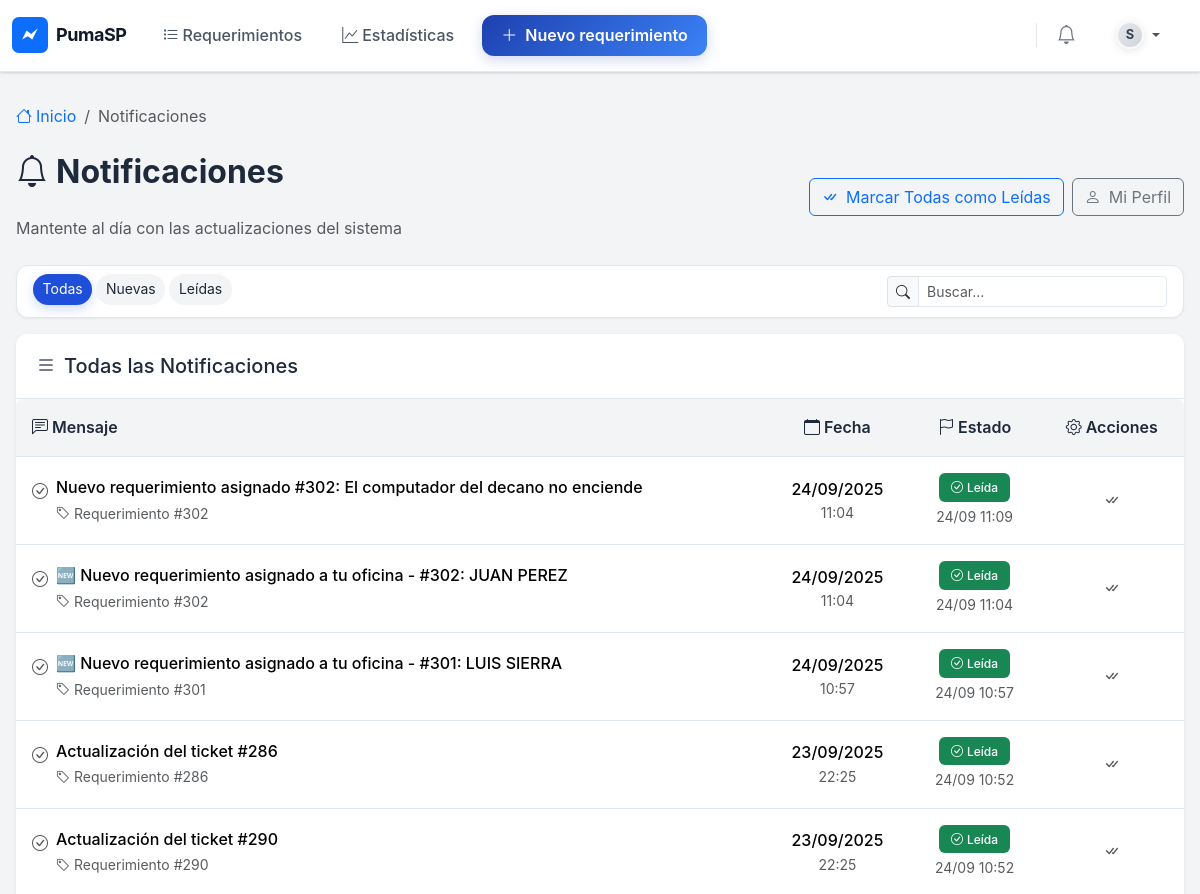
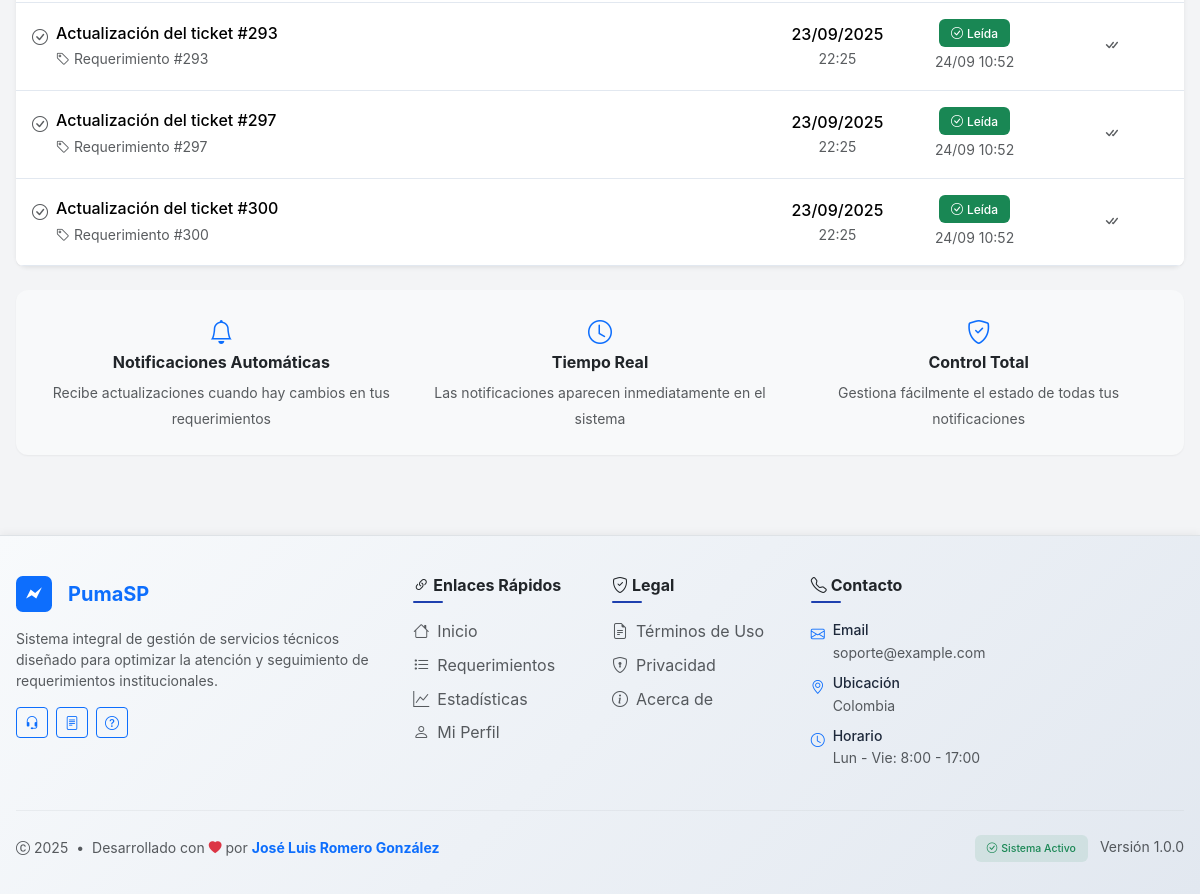
The page /accounts/notifications/ (signed in) on the database its author committed (2 pictures, top to bottom).
### accounts/models.py (models this page shows, shortened)
class Notification(models.Model):
	recipient = models.ForeignKey('accounts.CustomUser', on_delete=models.CASCADE, related_name='notifications')
	ticket = models.ForeignKey('tickets.Ticket', on_delete=models.CASCADE, null=True, blank=True)
	text = models.CharField(max_length=255)
	created_at = models.DateTimeField(auto_now_add=True)
	read_at = models.DateTimeField(null=True, blank=True)
	class Meta:
		ordering = ['-created_at']

### accounts/views.py (the view)
# urls.py: path('notifications/', views.notifications_list, name='notifications_list'),
@login_required
def notifications_list(request):
	qs = Notification.objects.filter(recipient=request.user)
	qs = qs.order_by('-created_at')
	paginator = Paginator(qs, 10)
	page = request.GET.get('page', 1)
	notifications = paginator.get_page(page)
	return render(request, 'accounts/notifications.html', {'notifications': notifications})

### accounts/models.py (called while the page is built)
	@property
	def is_jefe(self):
		return self.role == Roles.JEFE

### gestor_servicios/context_processors.py (called while the page is built)
def brand(request):
    return {
        'BRAND_NAME': getattr(settings, 'APP_BRAND_NAME', 'PumaSP'),
        'BRAND_TAGLINE': getattr(settings, 'APP_BRAND_TAGLINE', ''),
        'BRAND_LOGO': getattr(settings, 'APP_BRAND_LOGO', 'favicon.svg'),
    'FOOTER_CONTACT_EMAIL': getattr(settings, 'APP_CONTACT_EMAIL', 'soporte@example.com'),
    'FOOTER_CONTACT_LOCATION': getattr(settings, 'APP_CONTACT_LOCATION', 'Colombia'),
    }

### templates/accounts/notifications.html (shortened to what this page needs)
{% extends 'base.html' %}
{% block content %}
<nav aria-label="breadcrumb" class="mb-4">
  <ol class="breadcrumb">
    <li class="breadcrumb-item">
      <a href="/" class="text-decoration-none">
        <i class="bi bi-house me-1"></i>Inicio
      </a>
    </li>
    <li class="breadcrumb-item active" aria-current="page">Notificaciones</li>
  </ol>
</nav>
<div class="d-flex justify-content-between align-items-center mb-4">
  <div>
    <h1 class="page-title">
      <i class="bi bi-bell me-2"></i>Notificaciones
    </h1>
    <p class="text-muted mb-0">Mantente al día con las actualizaciones del sistema</p>
  </div>
  <div class="d-flex gap-2">
    <form method="post" action="/accounts/notifications/read_all/" class="d-inline">
      <button class="btn btn-outline-primary" type="submit">
        <i class="bi bi-check-all me-2"></i>Marcar Todas como Leídas
      </button>
    </form>
    <a href="/accounts/profile/" class="btn btn-outline-secondary">
      <i class="bi bi-person me-2"></i>Mi Perfil
    </a>
  </div>
</div>
<div class="card mb-3">
  <div class="card-body py-2">
    <div class="d-flex flex-wrap align-items-center gap-2" id="notifQuickFilters">
      <ul class="nav nav-pills small me-auto" id="notifPills">
        <li class="nav-item me-1 mb-1"><a class="nav-link active" data-state="" href="#">Todas</a></li>
        <li class="nav-item me-1 mb-1"><a class="nav-link" data-state="unread" href="#">Nuevas</a></li>
        <li class="nav-item me-1 mb-1"><a class="nav-link" data-state="read" href="#">Leídas</a></li>
      </ul>
      <div class="input-group input-group-sm" style="max-width: 280px;">
        <span class="input-group-text"><i class="bi bi-search"></i></span>
        <input type="text" class="form-control" id="notifSearch" placeholder="Buscar…">
      </div>
    </div>
  </div>
</div>
<div class="card shadow-sm border-0">
  <div class="card-header">
    <h5 class="mb-0">
      <i class="bi bi-list me-2"></i>Todas las Notificaciones
    </h5>
  </div>
  <div class="table-responsive">
    <table class="table table-hover mb-0">
      <thead class="table-light">
        <tr>
          <th scope="col">
            <i class="bi bi-chat-left-text me-1"></i>Mensaje
          </th>
          <th scope="col" class="text-center">
            <i class="bi bi-calendar me-1"></i>Fecha
          </th>
          <th scope="col" class="text-center">
            <i class="bi bi-flag me-1"></i>Estado
          </th>
          <th scope="col" class="text-center">
            <i class="bi bi-gear me-1"></i>Acciones
          </th>
        </tr>
      </thead>
      <tbody>
        {% for n in notifications %}
          <tr class="align-middle {% if not n.read_at %}table-primary-subtle{% endif %}" data-read="{% if n.read_at %}1{% else %}0{% endif %}">
            <td>
              <div class="d-flex align-items-start">
                {% if not n.read_at %}
                  <i class="bi bi-circle-fill text-primary me-2 mt-2" style="font-size: 0.5rem;"></i>
                {% else %}
                  <i class="bi bi-check-circle text-muted me-2 mt-1"></i>
                {% endif %}
                <div>
                  <div class="fw-medium">{{ n.text }}</div>
                  {% if n.ticket_id %}
                    <small class="text-muted">
                      <i class="bi bi-tag me-1"></i>Requerimiento #{{ n.ticket_id }}
                    </small>
                  {% endif %}
                </div>
              </div>
            </td>
            <td class="text-center">
              <div class="d-flex flex-column">
                <span class="fw-medium">{{ n.created_at|date:"d/m/Y" }}</span>
                <small class="text-muted">{{ n.created_at|date:"H:i" }}</small>
              </div>
            </td>
            <td class="text-center">
              {% if n.read_at %}
                <span class="badge bg-success">
                  <i class="bi bi-check-circle me-1"></i>Leída
                </span>
                <div class="small text-muted mt-1">
                  {{ n.read_at|date:"d/m H:i" }}
                </div>
              {% else %}
                <span class="badge bg-primary">
                  <i class="bi bi-exclamation-circle me-1"></i>Nueva
                </span>
              {% endif %}
            </td>
            <td class="text-center">
              {% if not n.read_at %}
                <form method="post" action="/accounts/notifications/{{ n.id }}/read/" class="d-inline">
                  {% csrf_token %}
                  <button class="btn btn-sm btn-outline-success" title="Marcar como leída">
                    <i class="bi bi-check"></i>
                  </button>
                </form>
              {% else %}
                <span class="text-muted">
                  <i class="bi bi-check-all"></i>
                </span>
              {% endif %}
            </td>
          </tr>
        {% endfor %}
      </tbody>
    </table>
  </div>
</div>
<div class="row mt-4">
  <div class="col-12">
    <div class="card border-0 bg-light">
      <div class="card-body text-center p-4">
        <div class="row g-3">
          <div class="col-md-4">
            <i class="bi bi-bell text-primary mb-2" style="font-size: 1.5rem;"></i>
            <h6 class="fw-bold">Notificaciones Automáticas</h6>
            <small class="text-muted">Recibe actualizaciones cuando hay cambios en tus requerimientos</small>
          </div>
          <div class="col-md-4">
            <i class="bi bi-clock text-primary mb-2" style="font-size: 1.5rem;"></i>
            <h6 class="fw-bold">Tiempo Real</h6>
            <small class="text-muted">Las notificaciones aparecen inmediatamente en el sistema</small>
          </div>
          <div class="col-md-4">
            <i class="bi bi-shield-check text-primary mb-2" style="font-size: 1.5rem;"></i>
            <h6 class="fw-bold">Control Total</h6>
            <small class="text-muted">Gestiona fácilmente el estado de todas tus notificaciones</small>
          </div>
        </div>
      </div>
    </div>
  </div>
</div>
{% endblock %}

### templates/base.html (style rules this page uses)
:root { --primary-blue: #1e40af; --primary-blue-light: #3b82f6; --primary-blue-dark: #1e3a8a; --secondary-gray: #f3f4f6; --secondary-gray-dark: #e2e8f0; --accent-blue: #0ea5e9; --text-primary: #1e293b; --text-secondary: #64748b; --border-color: #e2e8f0; --success: #10b981; --warning: #f59e0b; --danger: #ef4444; --shadow-sm: 0 1px 2px 0 rgb(0 0 0 / 0.05); --shadow-md: 0 4px 6px -1px rgb(0 0 0 / 0.1), 0 2px 4px -2px rgb(0 0 0 / 0.1); --shadow-lg: 0 10px 15px -3px rgb(0 0 0 / 0.1), 0 4px 6px -4px rgb(0 0 0 / 0.1); }
html, body { font-family: -apple-system, BlinkMacSystemFont, 'Segoe UI', Roboto, 'Helvetica Neue', Arial, sans-serif; background-color: var(--secondary-gray); color: var(--text-primary); line-height: 1.6; }
.card { border: 1px solid var(--border-color); border-radius: 12px; box-shadow: var(--shadow-sm); background: white; transition: all 0.2s ease; }
.card-header { background: white; border-bottom: 1px solid var(--border-color); font-weight: 600; color: var(--text-primary); padding: 1.25rem; border-radius: 12px 12px 0 0 !important; }
.form-control, .form-select { border: 1px solid var(--border-color); border-radius: 8px; padding: 0.7rem 1rem; transition: all 0.2s ease; }
.table { border-radius: 8px; overflow: hidden; background: white; box-shadow: var(--shadow-sm); }
.table th { background-color: var(--secondary-gray); border-color: var(--border-color); font-weight: 600; color: var(--text-primary); padding: 1rem; }
.table td { padding: 1rem; border-color: var(--border-color); }
.badge { font-weight: 500; padding: 0.5rem 0.75rem; border-radius: 6px; }
.page-title { font-size: 2rem; font-weight: 700; color: var(--text-primary); margin-bottom: 1.5rem; }

### templates/accounts/notifications.html (style rules this page uses)
#notifPills .nav-link { padding: .25rem .6rem; border-radius: 999px; color: #1f2937; background: #f3f4f6; }
#notifPills .nav-link.active { background: #1f4ed8; color: #fff; box-shadow: 0 4px 12px rgba(31,78,216,.2); }

### rows shown on the page
Notification: text "Nuevo requerimiento asignado #302: El computador del decano no enciende", ticket_id "302", created_at "24/09/2025", created_at "11:04", read_at "24/09 11:09"
Notification: text "🆕 Nuevo requerimiento asignado a tu oficina - #302: JUAN PEREZ", ticket_id "302", created_at "24/09/2025", created_at "11:04", read_at "24/09 11:04"
Notification: text "🆕 Nuevo requerimiento asignado a tu oficina - #301: LUIS SIERRA", ticket_id "301", created_at "24/09/2025", created_at "10:57", read_at "24/09 10:57"
Notification: text "Actualización del ticket #286", ticket_id "286", created_at "23/09/2025", created_at "22:25", read_at "24/09 10:52"
Notification: text "Actualización del ticket #290", ticket_id "290", created_at "23/09/2025", created_at "22:25", read_at "24/09 10:52"
Notification: text "Actualización del ticket #293", ticket_id "293", created_at "23/09/2025", created_at "22:25", read_at "24/09 10:52"
Notification: text "Actualización del ticket #297", ticket_id "297", created_at "23/09/2025", created_at "22:25", read_at "24/09 10:52"
Notification: text "Actualización del ticket #300", ticket_id "300", created_at "23/09/2025", created_at "22:25", read_at "24/09 10:52"

### other values the page prints
{{ BRAND_NAME }} "PumaSP"
{{ FOOTER_CONTACT_EMAIL }} "soporte@example.com"
{{ FOOTER_CONTACT_LOCATION }} "Colombia"
